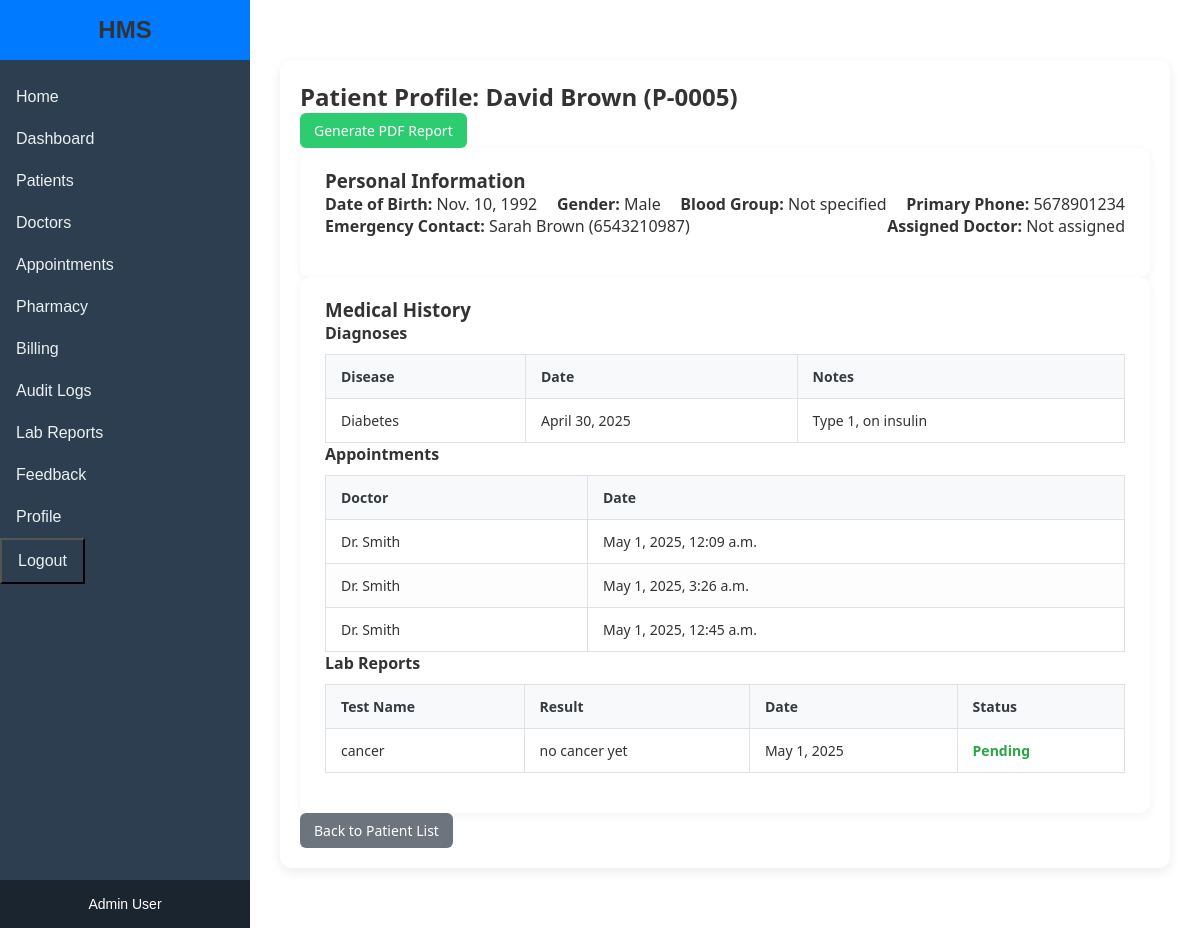
The app's page /patient/4/ (signed in), older data.
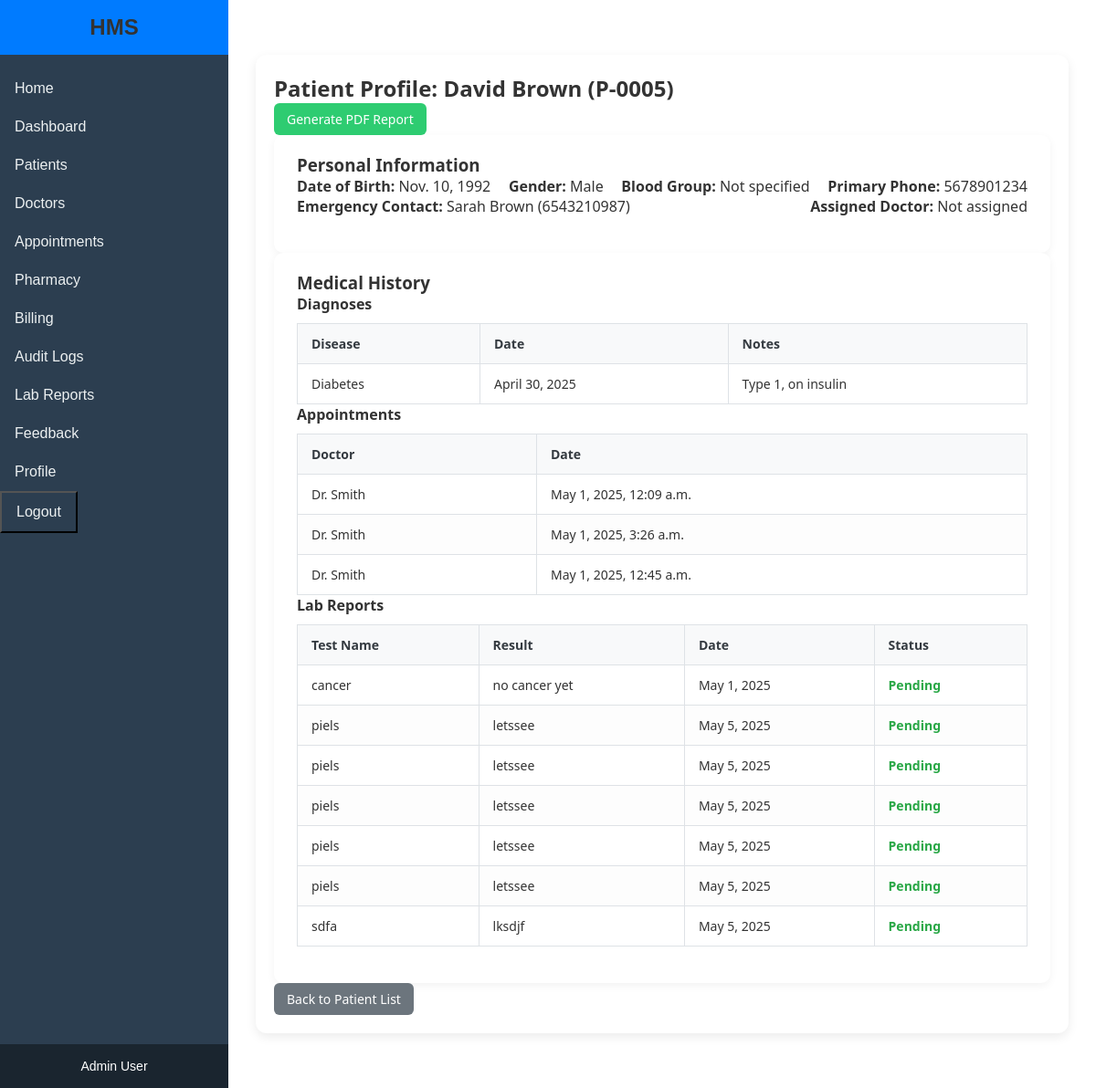
The same page, newer data.
### core/models.py (models this page shows, shortened)
class Patient(models.Model):
    MARITAL_STATUS_CHOICES = [
        ('S', 'Single'),
        ('M', 'Married'),
        ('D', 'Divorced'),
        ('W', 'Widowed'),
    ]
    GENDER_CHOICES = [
        ('M', 'Male'),
        ('F', 'Female'),
        ('O', 'Other'),
    ]
    BLOOD_GROUP_CHOICES = [
        ('A+', 'A+'),
        ('A-', 'A-'),
        ('B+', 'B+'),
        ('B-', 'B-'),
        ('AB+', 'AB+'),
        ('AB-', 'AB-'),
        ('O+', 'O+'),
        ('O-', 'O-'),
]
    RELATIONSHIP_CHOICES = [
        ('SPOUSE', 'Spouse'),
        ('PARENT', 'Parent'),
        ('CHILD', 'Child'),
        ('SIBLING', 'Sibling'),
        ('OTHER', 'Other'),
    ]
    patient_id = models.CharField(max_length=20, unique=True,editable=False)
    first_name = models.CharField(max_length=50)
    last_name = models.CharField(max_length=50)
    date_of_birth = models.DateField()
    gender = models.CharField(max_length=1, choices=GENDER_CHOICES)
    marital_status = models.CharField(max_length=1, choices=MARITAL_STATUS_CHOICES)
    nationality = models.CharField(max_length=50)
    primary_phone = models.CharField(max_length=15)
    address_street = models.CharField(max_length=100)
    address_city = models.CharField(max_length=50)
    address_state = models.CharField(max_length=50)
    address_postal = models.CharField(max_length=10)
    address_country = models.CharField(max_length=50)
    permanent_address_same = models.BooleanField(default=True)
    permanent_street = models.CharField(max_length=100, blank=True, null=True)
    permanent_city = models.CharField(max_length=50, blank=True, null=True)
    permanent_state = models.CharField(max_length=50, blank=True, null=True)
    permanent_postal = models.CharField(max_length=10, blank=True, null=True)
    permanent_country = models.CharField(max_length=50, blank=True, null=True)
    emergency_contact_name = models.CharField(max_length=100)
    emergency_contact_relationship = models.CharField(max_length=20, choices=RELATIONSHIP_CHOICES)
    emergency_contact_phone = models.CharField(max_length=15)
    blood_group = models.CharField(
        max_length=3,
        choices=BLOOD_GROUP_CHOICES,
        blank=True,
        null=True,
        help_text="Select a valid blood group"
    )
    consent_for_treatment = models.BooleanField(default=False)
    doctor = models.ForeignKey('Doctor', on_delete=models.SET_NULL, null=True, blank=True)
    created_at = models.DateTimeField(default=timezone.now) #testcheck
    allergies = models.TextField(blank=True, default='None')
    chronic_conditions = models.TextField(blank=True, default='None')
    current_medications = models.TextField(blank=True, default='None')
    insurance_provider = models.CharField(max_length=100, blank=True, default='Self-Pay')
    insurance_policy_number = models.CharField(max_length=50, blank=True)
    middle_name = models.CharField(max_length=100,blank=True)
    secondary_phone = models.CharField(max_length=15,blank=True)
    billing_address_same = models.BooleanField(default=False)
    email = models.EmailField()

class Diagnosis(models.Model):
    patient = models.ForeignKey(Patient, on_delete=models.CASCADE)
    disease = models.CharField(max_length=100)
    diagnosis_date = models.DateField(default=timezone.now)
    notes = models.TextField(blank=True, null=True)

class Appointment(models.Model):
    patient = models.ForeignKey(Patient, on_delete=models.CASCADE)
    doctor = models.ForeignKey(Doctor, on_delete=models.CASCADE)
    appointment_date = models.DateTimeField()
    created_at = models.DateTimeField(auto_now_add=True)

class Doctor(models.Model):
    user = models.OneToOneField(User, on_delete=models.CASCADE, null=True, blank=True)
    name = models.CharField(max_length=100)
    department = models.CharField(max_length=50)
    experience_years = models.IntegerField()
    def __str__(self):
        return self.name

class LabReport(models.Model):
    STATUS_CHOICES = [
        (True, 'Pending'),
        (False, 'Completed'),
    ]
    patient = models.ForeignKey(Patient, on_delete=models.CASCADE)
    test_name = models.CharField(max_length=100)
    result = models.TextField()
    date = models.DateField(default=timezone.now)
    is_pending = models.BooleanField(choices=STATUS_CHOICES, default=True)
    file = models.FileField(upload_to='lab_reports/', blank=True, null=True)

### core/views.py (the view)
# urls.py: path('patient/<int:id>/', views.patient_profile, name='patient_profile'),
@login_required
@user_passes_test(is_admin_or_doctor)
def patient_profile(request, id):
    patient = get_object_or_404(Patient, id=id)
    appointments = Appointment.objects.filter(patient=patient)
    diagnoses = Diagnosis.objects.filter(patient=patient)
    lab_reports = LabReport.objects.filter(patient=patient)
    return render(request, 'patient_profile.html', {
        'patient': patient,
        'appointments': appointments,
        'diagnoses': diagnoses,
        'lab_reports': lab_reports,
    })

### core/views.py (called while the page is built)
def is_admin_or_doctor(user):
    return user.groups.filter(name='Admin').exists() or user.groups.filter(name='Doctor').exists()

### templates/patient_profile.html (shortened to what this page needs)
{% extends 'base.html' %}
{% block content %}
    <div class="content-wrapper">
        <h2 class="form-title">Patient Profile: {{ patient.first_name }} {{ patient.last_name }} ({{ patient.patient_id }})</h2>
        <div>
            <a href="{% url 'generate_patient_report' patient.id %}" class="btn btn-success"> Generate PDF Report</a>
        </div>
        <div class="dashboard-section">
            <h3 class="section-title">Personal Information</h3>
            <div class="section-content">
                <p><strong>Date of Birth:</strong> {{ patient.date_of_birth }}</p>
                <p><strong>Gender:</strong> {{ patient.get_gender_display }}</p>
                <p><strong>Blood Group:</strong> {{ patient.blood_group|default:"Not specified" }}</p>
                <p><strong>Primary Phone:</strong> {{ patient.primary_phone }}</p>
                <p><strong>Emergency Contact:</strong> {{ patient.emergency_contact_name }} ({{ patient.emergency_contact_phone }})</p>
                <p><strong>Assigned Doctor:</strong> {{ patient.doctor|default:"Not assigned" }}</p>
            </div>
        </div>
        <div class="dashboard-section">
            <h3 class="section-title">Medical History</h3>
            <div class="section-content">
                <h4>Diagnoses</h4>
                {% if diagnoses %}
                    <table class="dashboard-table">
                        <thead>
                            <tr>
                                <th>Disease</th>
                                <th>Date</th>
                                <th>Notes</th>
                            </tr>
                        </thead>
                        <tbody>
                            {% for diagnosis in diagnoses %}
                                <tr>
                                    <td>{{ diagnosis.disease }}</td>
                                    <td>{{ diagnosis.diagnosis_date }}</td>
                                    <td>{{ diagnosis.notes|default:"N/A" }}</td>
                                </tr>
                            {% endfor %}
                        </tbody>
                    </table>
                {% else %}
                    <p>No diagnoses recorded.</p>
                {% endif %}
                <h4>Appointments</h4>
                {% if appointments %}
                    <table class="dashboard-table">
                        <thead>
                            <tr>
                                <th>Doctor</th>
                                <th>Date</th>
                            </tr>
                        </thead>
                        <tbody>
                            {% for appointment in appointments %}
                                <tr>
                                    <td>{{ appointment.doctor }}</td>
                                    <td>{{ appointment.appointment_date }}</td>
                                </tr>
                            {% endfor %}
                        </tbody>
                    </table>
                {% else %}
                    <p>No appointments recorded.</p>
                {% endif %}
                <h4>Lab Reports</h4>
                {% if lab_reports %}
                    <table class="dashboard-table">
                        <thead>
                            <tr>
                                <th>Test Name</th>
                                <th>Result</th>
                                <th>Date</th>
                                <th>Status</th>
                            </tr>
                        </thead>
                        <tbody>
                            {% for report in lab_reports %}
                                <tr>
                                    <td>{{ report.test_name }}</td>
                                    <td>{{ report.result }}</td>
                                    <td>{{ report.date }}</td>
                                    <td>{{ report.is_pending|yesno:"Pending,Completed" }}</td>
                                </tr>
                            {% endfor %}
                        </tbody>
                    </table>
                {% else %}
                    <p>No lab reports recorded.</p>
                {% endif %}
            </div>
        </div>
        <a href="{% url 'patient_list' %}" class="btn btn-secondary">Back to Patient List</a>
    </div>
{% endblock %}

### templates/base.html (shortened to what this page needs)
<!DOCTYPE html>
<html lang="en">
<head>
    {% load static %}
    <link rel="stylesheet" href="{% static 'css/style.css' %}">
</head>
<body>
    <div class="container">
        <aside class="sidebar">
            <div class="sidebar-header">
                <h2>HMS</h2>
            </div>
            <nav class="sidebar-nav">
                <a href="{% url 'home' %}" class="sidebar-link">Home</a>
                {% if user.is_authenticated %}
                    <a href="{% url 'dashboard' %}" class="sidebar-link">Dashboard</a>
                    <a href="{% url 'patient_list' %}" class="sidebar-link">Patients</a>
                    {% if user.groups.all.0.name == 'Admin' %}
                        <a href="{% url 'doctor_list' %}" class="sidebar-link">Doctors</a>
                    {% endif %}
                    <a href="{% url 'appointment_list' %}" class="sidebar-link">Appointments</a>
                    {% if user.groups.all.0.name == 'Admin' %}
                        <a href="{% url 'medicine_list' %}" class="sidebar-link">Pharmacy</a>
                        <a href="{% url 'billing_list' %}" class="sidebar-link">Billing</a>
                        <a href="{% url 'audit_log_list' %}" class="sidebar-link">Audit Logs</a>
                    {% endif %}
                    <a href="{% url 'lab_report_list' %}" class="sidebar-link">Lab Reports</a>
                    <a href="{% url 'feedback_list' %}" class="sidebar-link">Feedback</a>
                    <a href="{% url 'profile' %}" class="sidebar-link">Profile</a>
                    <button onclick="document.getElementById('logout-form').submit()" class="sidebar-link sidebar-button">Logout</button>
                {% else %}
                    <a href="{% url 'login' %}" class="sidebar-link">Login</a>
                {% endif %}
            </nav>
            <div class="sidebar-footer">
                <p>{{ user.groups.all.0.name|default:"Guest" }} User</p>
            </div>
        </aside>
        <main class="main-content">
            {% block content %}
            {% endblock %}
        </main>
    </div>
</body>
</html>

### static/css/style.css (style rules this page uses)
* { margin: 0; padding: 0; box-sizing: border-box; }
body { font-family: 'Arial', sans-serif; background-color: #f4f7fa; color: #333; }
h2, h3 { color: #333; }
.sidebar { width: 250px; background-color: #2c3e50; color: white; display: flex; flex-direction: column; position: fixed; height: 100%; z-index: 1000; transition: width 0.3s ease; }
.sidebar-header { padding: 1rem; background: #007bff; color: white; text-align: center; }
.sidebar-header h2 { margin: 0; font-size: 1.5rem; }
.sidebar-nav { flex: 1; padding: 1rem 0; }
.sidebar-link { display: block; padding: 0.75rem 1rem; color: #ecf0f1; text-decoration: none; font-size: 1rem; transition: background 0.2s; }
.sidebar-footer { padding: 1rem; background-color: #1a252f; font-size: 14px; text-align: center; }
.main-content { flex-grow: 1; padding: 30px; background-color: #fff; margin-left: 250px; overflow-y: auto; transition: margin-left 0.3s ease; }
.btn { padding: 8px 14px; border-radius: 6px; text-decoration: none; color: white; font-size: 14px; display: inline-block; transition: background 0.3s ease; }
.btn-success { background-color: #2ecc71; color: white; }
.btn-secondary { background-color: #6c757d; color: white; }
.dashboard-section { background-color: #fff; padding: 20px 25px; border-radius: 10px; box-shadow: 0 3px 10px rgba(0, 0, 0, 0.05); }
.section-content { display: flex; justify-content: space-between; align-items: center; flex-wrap: wrap; margin-bottom: 20px; }
.dashboard-table { width: 100%; border-collapse: collapse; margin-top: 10px; }
.dashboard-table th, .dashboard-table td { padding: 12px 15px; border: 1px solid #dee2e6; text-align: left; font-size: 14px; }
.dashboard-table th { background-color: #f8f9fa; font-weight: 600; color: #343a40; }
.dashboard-table tr:nth-child(even) { background-color: #fdfdfd; }
.dashboard-table td:nth-child(4) { font-weight: 600; color: #28a745; }
.content-wrapper { max-width: 1200px; margin: 30px auto; padding: 20px; background-color: #ffffff; border-radius: 12px; box-shadow: 0 4px 12px rgba(0,0,0,0.08); font-family: 'Segoe UI', sans-serif; }
.sidebar-button { background:#2c3e50;; }

Row changes from the older to the newer data that the page shows:
added LabReport: test_name "piels", result "letssee", date "May 5, 2025", is_pending "Pending"
added LabReport: test_name "piels", result "letssee", date "May 5, 2025", is_pending "Pending"
added LabReport: test_name "piels", result "letssee", date "May 5, 2025", is_pending "Pending"
added LabReport: test_name "piels", result "letssee", date "May 5, 2025", is_pending "Pending"
added LabReport: test_name "piels", result "letssee", date "May 5, 2025", is_pending "Pending"
added LabReport: test_name "sdfa", result "lksdjf", date "May 5, 2025", is_pending "Pending"
